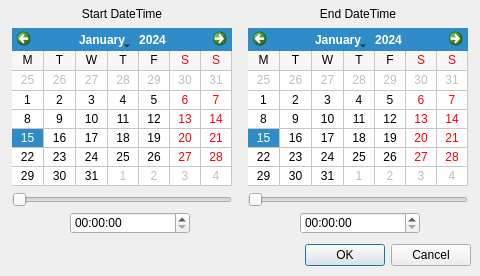
<?xml version="1.0" encoding="UTF-8"?>
<ui version="4.0">
 <class>QCaStripChartTimeDialog</class>
 <widget class="QWidget" name="QCaStripChartTimeDialog">
  <property name="geometry">
   <rect>
    <x>0</x>
    <y>0</y>
    <width>480</width>
    <height>276</height>
   </rect>
  </property>
  <property name="windowTitle">
   <string>Strip Chart Times</string>
  </property>
  <widget class="QDialogButtonBox" name="buttonBox">
   <property name="geometry">
    <rect>
     <x>300</x>
     <y>242</y>
     <width>171</width>
     <height>26</height>
    </rect>
   </property>
   <property name="standardButtons">
    <set>QDialogButtonBox::Cancel|QDialogButtonBox::Ok</set>
   </property>
  </widget>
  <widget class="QLabel" name="label">
   <property name="geometry">
    <rect>
     <x>12</x>
     <y>6</y>
     <width>220</width>
     <height>15</height>
    </rect>
   </property>
   <property name="text">
    <string>Start DateTime</string>
   </property>
   <property name="alignment">
    <set>Qt::AlignCenter</set>
   </property>
  </widget>
  <widget class="QLabel" name="label_2">
   <property name="geometry">
    <rect>
     <x>248</x>
     <y>6</y>
     <width>220</width>
     <height>15</height>
    </rect>
   </property>
   <property name="text">
    <string>End DateTime</string>
   </property>
   <property name="alignment">
    <set>Qt::AlignCenter</set>
   </property>
  </widget>
  <widget class="QCalendarWidget" name="startDate">
   <property name="geometry">
    <rect>
     <x>12</x>
     <y>28</y>
     <width>220</width>
     <height>158</height>
    </rect>
   </property>
   <property name="minimumDate">
    <date>
     <year>2005</year>
     <month>8</month>
     <day>1</day>
    </date>
   </property>
   <property name="maximumDate">
    <date>
     <year>2099</year>
     <month>12</month>
     <day>31</day>
    </date>
   </property>
   <property name="firstDayOfWeek">
    <enum>Qt::Monday</enum>
   </property>
   <property name="gridVisible">
    <bool>true</bool>
   </property>
   <property name="horizontalHeaderFormat">
    <enum>QCalendarWidget::SingleLetterDayNames</enum>
   </property>
   <property name="verticalHeaderFormat">
    <enum>QCalendarWidget::NoVerticalHeader</enum>
   </property>
  </widget>
  <widget class="QCalendarWidget" name="endDate">
   <property name="geometry">
    <rect>
     <x>248</x>
     <y>28</y>
     <width>220</width>
     <height>158</height>
    </rect>
   </property>
   <property name="minimumDate">
    <date>
     <year>2005</year>
     <month>8</month>
     <day>1</day>
    </date>
   </property>
   <property name="maximumDate">
    <date>
     <year>2099</year>
     <month>12</month>
     <day>31</day>
    </date>
   </property>
   <property name="firstDayOfWeek">
    <enum>Qt::Monday</enum>
   </property>
   <property name="gridVisible">
    <bool>true</bool>
   </property>
   <property name="horizontalHeaderFormat">
    <enum>QCalendarWidget::SingleLetterDayNames</enum>
   </property>
   <property name="verticalHeaderFormat">
    <enum>QCalendarWidget::NoVerticalHeader</enum>
   </property>
  </widget>
  <widget class="QSlider" name="startTimeSlider">
   <property name="geometry">
    <rect>
     <x>12</x>
     <y>192</y>
     <width>220</width>
     <height>16</height>
    </rect>
   </property>
   <property name="maximum">
    <number>239</number>
   </property>
   <property name="orientation">
    <enum>Qt::Horizontal</enum>
   </property>
  </widget>
  <widget class="QSlider" name="endTimeSlider">
   <property name="geometry">
    <rect>
     <x>248</x>
     <y>192</y>
     <width>220</width>
     <height>16</height>
    </rect>
   </property>
   <property name="maximum">
    <number>239</number>
   </property>
   <property name="orientation">
    <enum>Qt::Horizontal</enum>
   </property>
  </widget>
  <widget class="QTimeEdit" name="startTimeEdit">
   <property name="geometry">
    <rect>
     <x>70</x>
     <y>212</y>
     <width>120</width>
     <height>22</height>
    </rect>
   </property>
  </widget>
  <widget class="QTimeEdit" name="endTimeEdit">
   <property name="geometry">
    <rect>
     <x>300</x>
     <y>212</y>
     <width>120</width>
     <height>22</height>
    </rect>
   </property>
  </widget>
 </widget>
 <resources/>
 <connections/>
</ui>
